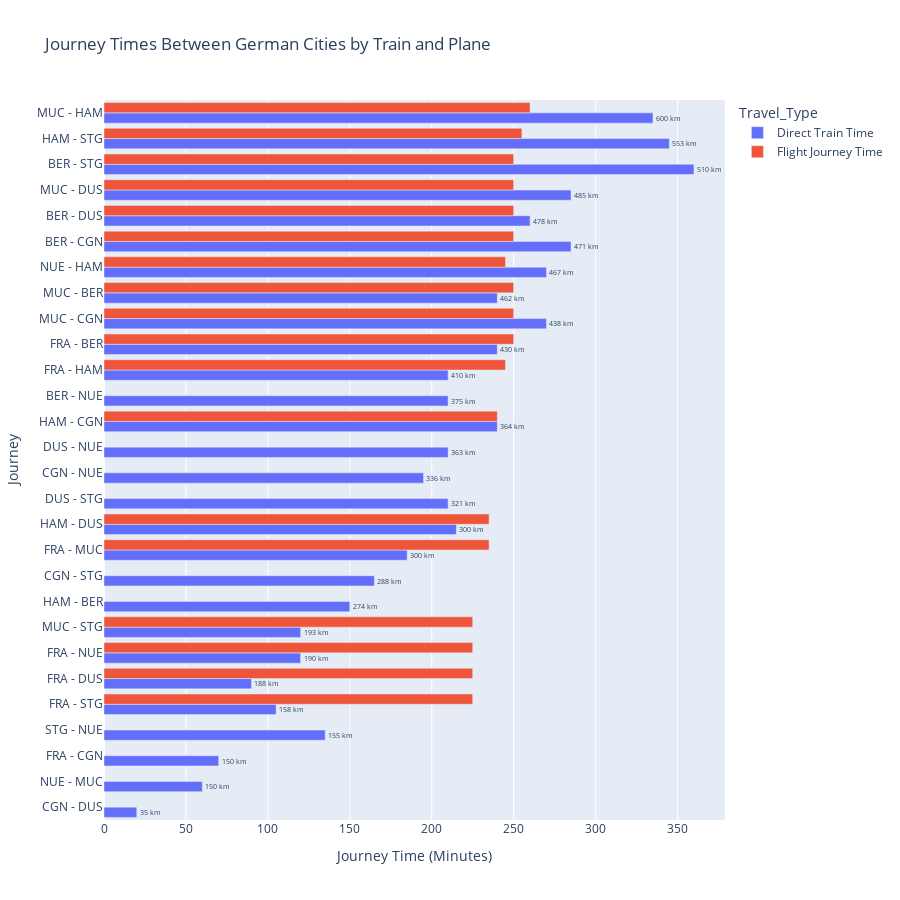

Notebook source saved alongside this figure:
### Code cell
# Create the data manually based on the provided structure
data = {
    "Journey": ["CGN - DUS", "NUE - MUC", "FRA - CGN", "STG - NUE", "FRA - STG", "FRA - DUS", "FRA - NUE", 
                "MUC - STG", "HAM - BER", "CGN - STG", "FRA - MUC", "HAM - DUS", "DUS - STG", "CGN - NUE", 
                "DUS - NUE", "HAM - CGN", "BER - NUE", "FRA - HAM", "FRA - BER", "MUC - CGN", "MUC - BER", 
                "NUE - HAM", "BER - CGN", "BER - DUS", "MUC - DUS", "BER - STG", "HAM - STG", "MUC - HAM"],
    "Direct Train Time": ["00:20", "01:00", "01:10", "02:15", "01:45", "01:30", "02:00", 
                          "02:00", "02:30", "02:45", "03:05", "03:35", "03:30", "03:15", 
                          "03:30", "04:00", "03:30", "03:30", "04:00", "04:30", "04:00",
                          "04:30", "04:45", "04:20",  "04:45", "06:00", "05:45", "05:35"],
    "Flight Journey Time": ["n/a", "n/a", "n/a", "n/a", "03:45", "03:45", "03:45",
                            "03:45", "n/a", "n/a", "03:55", "03:55", "n/a", "n/a", 
                            "n/a", "04:00", "n/a", "04:05", "04:10", "04:10", "04:10", 
                            "04:05", "04:10", "04:10", "04:10", "04:10", "04:15", "04:20"],
    "Distance": ["35", "150", "150", "155", "158", "188", "190", "193", 
                 "274", "288", "300", "300", "321", "336", "363", "364", "375", "410", "430", "438", "462", "467", "471", "478", "485", "510", "553", "600"]
}
print(len(data["Journey"]))
# Convert to DataFrame
df = pd.DataFrame(data)

# Add " km" unit to Distance values
df["Distance"] = df["Distance"].astype(str) + " km"

# Convert time format from "hr:min" to minutes for plotting
def time_to_minutes(time_str):
    if time_str == "n/a":
        return None
    hours, minutes = map(int, time_str.split(":"))
    return hours * 60 + minutes

# Apply the conversion
df["Direct Train Time"] = df["Direct Train Time"].apply(time_to_minutes)
df["Flight Journey Time"] = df["Flight Journey Time"].apply(time_to_minutes)

# Reshape data to long format for Plotly Express
df_long = df.melt(id_vars=["Journey", "Distance"],
                  value_vars=["Direct Train Time", "Flight Journey Time"],
                  var_name="Travel_Type", value_name="Journey_Time_Minutes")

# Add labels only for train time
df_long["Distance_Label"] = df_long.apply(
    lambda row: row["Distance"] if row["Travel_Type"] == "Direct Train Time" else None,
    axis=1
)

# Plot the graph with selective distance label
fig = px.bar(
    df_long,
    y="Journey",
    x="Journey_Time_Minutes",
    color="Travel_Type",
    text="Distance_Label",  # Display distance label only for Flight Journey Time bars
    title="Journey Times Between German Cities by Train and Plane",
    labels={
        "Journey": "Journey",
        "Journey_Time_Minutes": "Journey Time (Minutes)",
        "Distance_Label": "Distance"
    },
    barmode="group",
    height = 900
)

# Update layout to place the text outside the bars
fig.update_traces(textposition="outside")

# Show the plot
fig.show()

### Figure 1 — Plotly figure (JSON) as saved in the notebook; plotly's stock layout.template omitted (floating-point values rounded to 4 significant figures)
{"data": [{"alignmentgroup": "True", "hovertemplate": "Travel_Type=Direct Train Time<br>Journey Time (Minutes)=%{x}<br>Journey=%{y}<br>Distance=%{text}<extra></extra>", "legendgroup": "Direct Train Time", "marker": {"color": "#636efa", "pattern": {"shape": ""}}, "name": "Direct Train Time", "offsetgroup": "Direct Train Time", "orientation": "h", "showlegend": true, "text": ["35 km", "150 km", "150 km", "155 km", "158 km", "188 km", "190 km", "193 km", "274 km", "288 km", "300 km", "300 km", "321 km", "336 km", "363 km", "364 km", "375 km", "410 km", "430 km", "438 km", "462 km", "467 km", "471 km", "478 km", "485 km", "510 km", "553 km", "600 km"], "textposition": "outside", "type": "bar", "x": [20, 60, 70, 135, 105, 90, 120, 120, 150, 165, 185, 215, 210, 195, 210, 240, 210, 210, 240, 270, 240, 270, 285, 260, 285, 360, 345, 335], "xaxis": "x", "y": ["CGN - DUS", "NUE - MUC", "FRA - CGN", "STG - NUE", "FRA - STG", "FRA - DUS", "FRA - NUE", "MUC - STG", "HAM - BER", "CGN - STG", "FRA - MUC", "HAM - DUS", "DUS - STG", "CGN - NUE", "DUS - NUE", "HAM - CGN", "BER - NUE", "FRA - HAM", "FRA - BER", "MUC - CGN", "MUC - BER", "NUE - HAM", "BER - CGN", "BER - DUS", "MUC - DUS", "BER - STG", "HAM - STG", "MUC - HAM"], "yaxis": "y"}, {"alignmentgroup": "True", "hovertemplate": "Travel_Type=Flight Journey Time<br>Journey Time (Minutes)=%{x}<br>Journey=%{y}<br>Distance=%{text}<extra></extra>", "legendgroup": "Flight Journey Time", "marker": {"color": "#EF553B", "pattern": {"shape": ""}}, "name": "Flight Journey Time", "offsetgroup": "Flight Journey Time", "orientation": "h", "showlegend": true, "text": [null, null, null, null, null, null, null, null, null, null, null, null, null, null, null, null, null, null, null, null, null, null, null, null, null, null, null, null], "textposition": "outside", "type": "bar", "x": [null, null, null, null, 225, 225, 225, 225, null, null, 235, 235, null, null, null, 240, null, 245, 250, 250, 250, 245, 250, 250, 250, 250, 255, 260], "xaxis": "x", "y": ["CGN - DUS", "NUE - MUC", "FRA - CGN", "STG - NUE", "FRA - STG", "FRA - DUS", "FRA - NUE", "MUC - STG", "HAM - BER", "CGN - STG", "FRA - MUC", "HAM - DUS", "DUS - STG", "CGN - NUE", "DUS - NUE", "HAM - CGN", "BER - NUE", "FRA - HAM", "FRA - BER", "MUC - CGN", "MUC - BER", "NUE - HAM", "BER - CGN", "BER - DUS", "MUC - DUS", "BER - STG", "HAM - STG", "MUC - HAM"], "yaxis": "y"}], "layout": {"barmode": "group", "height": 900, "legend": {"title": {"text": "Travel_Type"}, "tracegroupgap": 0}, "title": {"text": "Journey Times Between German Cities by Train and Plane"}, "xaxis": {"anchor": "y", "domain": [0, 1], "title": {"text": "Journey Time (Minutes)"}}, "yaxis": {"anchor": "x", "domain": [0, 1], "title": {"text": "Journey"}}}}
